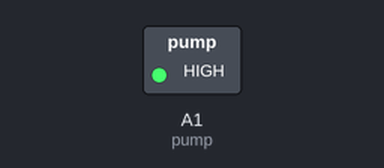
Bench run of a sketch on a simulated Arduino Uno, built with avr-gcc and run on an emulated ATmega328P. Shown: switched loads named in the sketch (green lamp = pin HIGH).

Above: at 0.1 s.
Timing chart, 0 to 1.6 s (numbered marks = the images above):
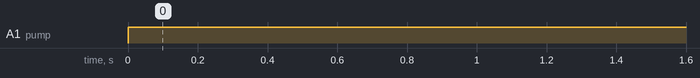

The sketch:

continuous_blowing.ino
```cpp
int pump = A1;

void setup() {
}

void loop() {

  // Continous blowing of air pump (no pulse)
  analogWrite(pump, 255);
}
```

Measured:
- by itself, A1 (pump): LOW → HIGH at 0.00 s
